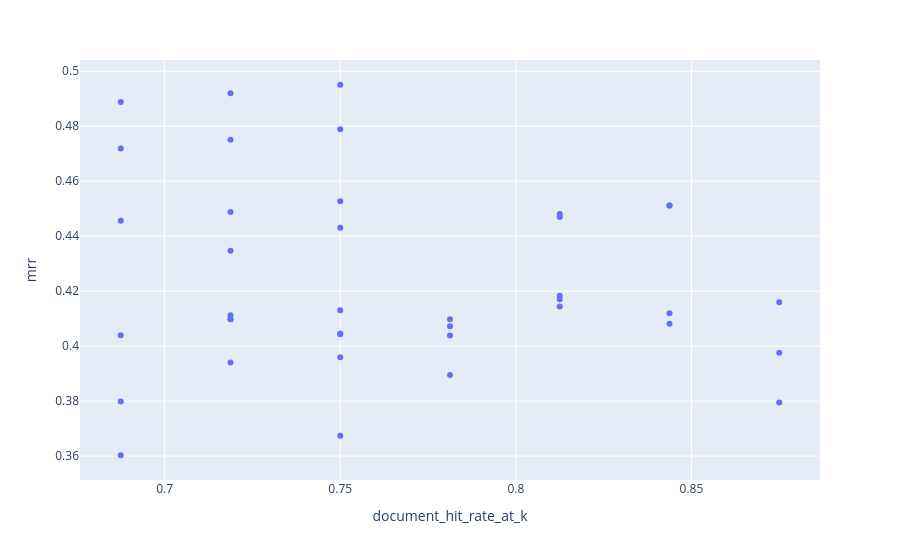

Notebook source saved alongside this figure:
### Code cell
import plotly.express as px

df_plot = df_iteration[df_iteration['scope']=='All questions'].sort_values("document_hit_rate_at_k")

fig =px.scatter(df_plot,
             x='document_hit_rate_at_k',
             y='mrr',
             hover_data=['mean_document_recall_at_k','retrieval_k','chunk_size','chunk_overlap','embedding_model']
             
)

fig.show()

### Figure 1 — Plotly figure (JSON) as saved in the notebook; plotly's stock layout.template omitted (floating-point values rounded to 4 significant figures; data arrays with more than 128 entries replaced by an {"elided": "..."} marker saying what was removed)
{"data": [{"customdata": {"elided": "39x5 mixed values"}, "hovertemplate": "document_hit_rate_at_k=%{x}<br>mrr=%{y}<br>mean_document_recall_at_k=%{customdata[0]}<br>retrieval_k=%{customdata[1]}<br>chunk_size=%{customdata[2]}<br>chunk_overlap=%{customdata[3]}<br>embedding_model=%{customdata[4]}<extra></extra>", "legendgroup": "", "marker": {"color": "#636efa", "symbol": "circle"}, "mode": "markers", "name": "", "orientation": "v", "showlegend": false, "type": "scatter", "x": [0.6875, 0.6875, 0.6875, 0.6875, 0.6875, 0.6875, 0.7188, 0.7188, 0.7188, 0.7188, 0.7188, 0.7188, 0.7188, 0.7188, 0.75, 0.75, 0.75, 0.75, 0.75, 0.75, 0.75, 0.75, 0.75, 0.7812, 0.7812, 0.7812, 0.7812, 0.8125, 0.8125, 0.8125, 0.8125, 0.8125, 0.8438, 0.8438, 0.8438, 0.8438, 0.875, 0.875, 0.875], "xaxis": "x", "y": [0.3798, 0.3603, 0.4719, 0.404, 0.4888, 0.4456, 0.4347, 0.475, 0.3941, 0.492, 0.4488, 0.4112, 0.4098, 0.4098, 0.4044, 0.4131, 0.4951, 0.4527, 0.3674, 0.396, 0.443, 0.4046, 0.4789, 0.4072, 0.4098, 0.3895, 0.4039, 0.4183, 0.4481, 0.417, 0.4144, 0.447, 0.4512, 0.4119, 0.4081, 0.4512, 0.3976, 0.4159, 0.3795], "yaxis": "y"}], "layout": {"legend": {"tracegroupgap": 0}, "margin": {"t": 60}, "xaxis": {"anchor": "y", "domain": [0, 1], "title": {"text": "document_hit_rate_at_k"}}, "yaxis": {"anchor": "x", "domain": [0, 1], "title": {"text": "mrr"}}}}
